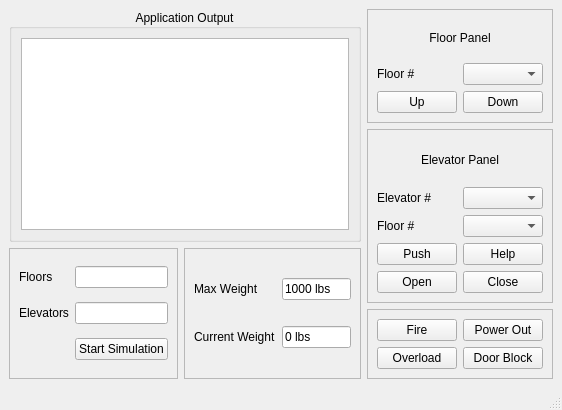
<?xml version="1.0" encoding="UTF-8"?>
<ui version="4.0">
 <class>MainWindow</class>
 <widget class="QMainWindow" name="MainWindow">
  <property name="geometry">
   <rect>
    <x>0</x>
    <y>0</y>
    <width>562</width>
    <height>410</height>
   </rect>
  </property>
  <property name="windowTitle">
   <string>Elevator App</string>
  </property>
  <widget class="QWidget" name="allWidgets">
   <layout class="QGridLayout" name="gridLayout_7">
    <item row="0" column="0" rowspan="2" colspan="2">
     <widget class="QGroupBox" name="outputPanel">
      <property name="title">
       <string>Application Output</string>
      </property>
      <property name="alignment">
       <set>Qt::AlignCenter</set>
      </property>
      <layout class="QGridLayout" name="gridLayout_6">
       <item row="0" column="0">
        <widget class="QTextEdit" name="outputBox">
         <property name="readOnly">
          <bool>true</bool>
         </property>
         <property name="html">
          <string>&lt;!DOCTYPE HTML PUBLIC &quot;-//W3C//DTD HTML 4.0//EN&quot; &quot;http://www.w3.org/TR/REC-html40/strict.dtd&quot;&gt;
&lt;html&gt;&lt;head&gt;&lt;meta name=&quot;qrichtext&quot; content=&quot;1&quot; /&gt;&lt;style type=&quot;text/css&quot;&gt;
p, li { white-space: pre-wrap; }
&lt;/style&gt;&lt;/head&gt;&lt;body style=&quot; font-family:'Noto Sans'; font-size:9pt; font-weight:400; font-style:normal;&quot;&gt;
&lt;p style=&quot;-qt-paragraph-type:empty; margin-top:0px; margin-bottom:0px; margin-left:0px; margin-right:0px; -qt-block-indent:0; text-indent:0px;&quot;&gt;&lt;br /&gt;&lt;/p&gt;&lt;/body&gt;&lt;/html&gt;</string>
         </property>
        </widget>
       </item>
      </layout>
     </widget>
    </item>
    <item row="0" column="2">
     <widget class="QFrame" name="flrPanel">
      <property name="frameShape">
       <enum>QFrame::StyledPanel</enum>
      </property>
      <property name="frameShadow">
       <enum>QFrame::Raised</enum>
      </property>
      <layout class="QGridLayout" name="gridLayout_4">
       <item row="2" column="1">
        <widget class="QPushButton" name="downBtn">
         <property name="text">
          <string>Down</string>
         </property>
        </widget>
       </item>
       <item row="2" column="0">
        <widget class="QPushButton" name="upBtn">
         <property name="text">
          <string>Up</string>
         </property>
        </widget>
       </item>
       <item row="1" column="0">
        <widget class="QLabel" name="flrNumLabel">
         <property name="text">
          <string>Floor #</string>
         </property>
        </widget>
       </item>
       <item row="1" column="1">
        <widget class="QComboBox" name="flrNumDropDown"/>
       </item>
       <item row="0" column="0" colspan="2">
        <widget class="QLabel" name="flrPanelLabel">
         <property name="text">
          <string>Floor Panel</string>
         </property>
         <property name="alignment">
          <set>Qt::AlignCenter</set>
         </property>
        </widget>
       </item>
      </layout>
     </widget>
    </item>
    <item row="1" column="2" rowspan="2">
     <widget class="QFrame" name="elevatorPanel">
      <property name="frameShape">
       <enum>QFrame::StyledPanel</enum>
      </property>
      <property name="frameShadow">
       <enum>QFrame::Raised</enum>
      </property>
      <layout class="QGridLayout" name="gridLayout">
       <item row="0" column="0" colspan="2">
        <widget class="QLabel" name="elevPanelLabel">
         <property name="text">
          <string>Elevator Panel</string>
         </property>
         <property name="alignment">
          <set>Qt::AlignCenter</set>
         </property>
        </widget>
       </item>
       <item row="4" column="1">
        <widget class="QPushButton" name="closeBtn">
         <property name="text">
          <string>Close</string>
         </property>
        </widget>
       </item>
       <item row="2" column="1">
        <widget class="QComboBox" name="flrNumDropDown_2"/>
       </item>
       <item row="4" column="0">
        <widget class="QPushButton" name="openBtn">
         <property name="text">
          <string>Open</string>
         </property>
        </widget>
       </item>
       <item row="2" column="0">
        <widget class="QLabel" name="flrNumLabel_2">
         <property name="text">
          <string>Floor #</string>
         </property>
        </widget>
       </item>
       <item row="1" column="0">
        <widget class="QLabel" name="elevNumLabel">
         <property name="text">
          <string>Elevator #</string>
         </property>
        </widget>
       </item>
       <item row="1" column="1">
        <widget class="QComboBox" name="elevNumDropDown"/>
       </item>
       <item row="3" column="0">
        <widget class="QPushButton" name="pushBtn">
         <property name="text">
          <string>Push</string>
         </property>
        </widget>
       </item>
       <item row="3" column="1">
        <widget class="QPushButton" name="helpBtn">
         <property name="text">
          <string>Help</string>
         </property>
        </widget>
       </item>
      </layout>
     </widget>
    </item>
    <item row="2" column="0" rowspan="2">
     <widget class="QFrame" name="simPanel">
      <property name="frameShape">
       <enum>QFrame::StyledPanel</enum>
      </property>
      <property name="frameShadow">
       <enum>QFrame::Raised</enum>
      </property>
      <layout class="QGridLayout" name="gridLayout_3">
       <item row="2" column="1">
        <widget class="QPushButton" name="startSimBtn">
         <property name="text">
          <string>Start Simulation</string>
         </property>
        </widget>
       </item>
       <item row="1" column="0">
        <widget class="QLabel" name="numElevsLabel">
         <property name="text">
          <string>Elevators</string>
         </property>
        </widget>
       </item>
       <item row="0" column="0">
        <widget class="QLabel" name="numFlrsLabel">
         <property name="text">
          <string>Floors</string>
         </property>
        </widget>
       </item>
       <item row="0" column="1">
        <widget class="QLineEdit" name="flrNuminit"/>
       </item>
       <item row="1" column="1">
        <widget class="QLineEdit" name="elevNuminit"/>
       </item>
      </layout>
     </widget>
    </item>
    <item row="2" column="1" rowspan="2">
     <widget class="QFrame" name="weightPanel">
      <property name="frameShape">
       <enum>QFrame::StyledPanel</enum>
      </property>
      <property name="frameShadow">
       <enum>QFrame::Raised</enum>
      </property>
      <layout class="QGridLayout" name="gridLayout_5">
       <item row="0" column="0">
        <widget class="QLabel" name="maxlbsLabel">
         <property name="text">
          <string>Max Weight</string>
         </property>
        </widget>
       </item>
       <item row="0" column="1">
        <widget class="QLineEdit" name="maxlbsInput">
         <property name="text">
          <string>1000 lbs</string>
         </property>
        </widget>
       </item>
       <item row="1" column="0">
        <widget class="QLabel" name="currlbsLabel">
         <property name="text">
          <string>Current Weight</string>
         </property>
        </widget>
       </item>
       <item row="1" column="1">
        <widget class="QLineEdit" name="currlbsInput">
         <property name="text">
          <string>0 lbs</string>
         </property>
        </widget>
       </item>
      </layout>
     </widget>
    </item>
    <item row="3" column="2">
     <widget class="QFrame" name="safetyPanel">
      <property name="frameShape">
       <enum>QFrame::StyledPanel</enum>
      </property>
      <property name="frameShadow">
       <enum>QFrame::Raised</enum>
      </property>
      <layout class="QGridLayout" name="gridLayout_2">
       <item row="1" column="0">
        <widget class="QPushButton" name="overldBtn">
         <property name="text">
          <string>Overload</string>
         </property>
        </widget>
       </item>
       <item row="0" column="1">
        <widget class="QPushButton" name="pwroutBtn">
         <property name="text">
          <string>Power Out</string>
         </property>
        </widget>
       </item>
       <item row="1" column="1">
        <widget class="QPushButton" name="doorBlockBtn">
         <property name="text">
          <string>Door Block</string>
         </property>
        </widget>
       </item>
       <item row="0" column="0">
        <widget class="QPushButton" name="fireBtn">
         <property name="text">
          <string>Fire</string>
         </property>
        </widget>
       </item>
      </layout>
     </widget>
    </item>
   </layout>
  </widget>
  <widget class="QStatusBar" name="statusbar"/>
 </widget>
 <resources/>
 <connections/>
</ui>
